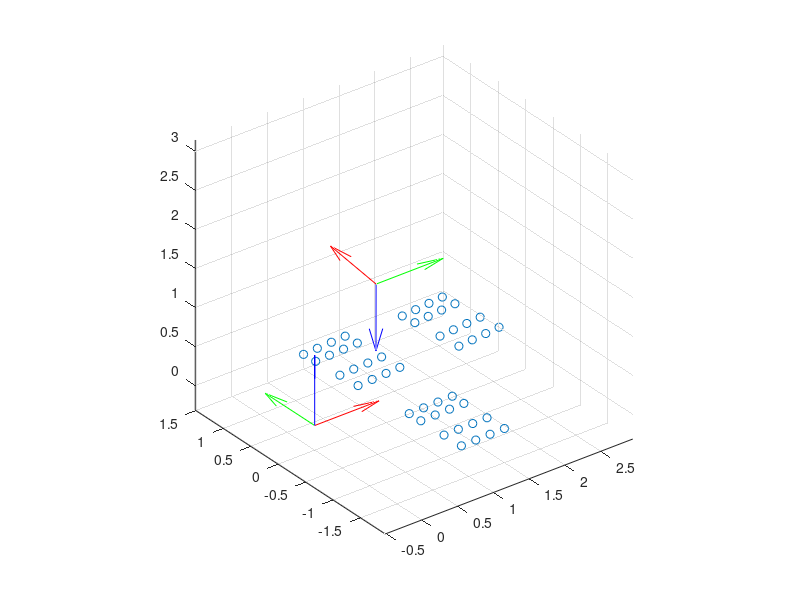
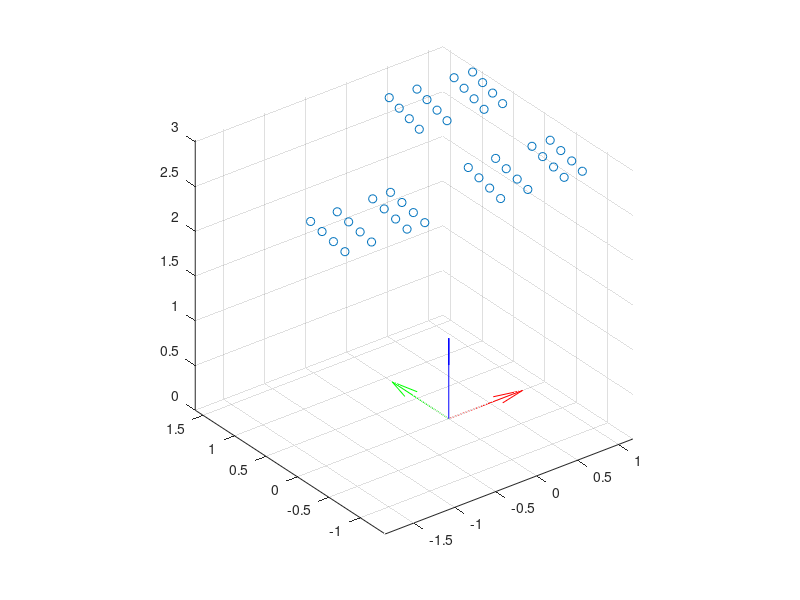
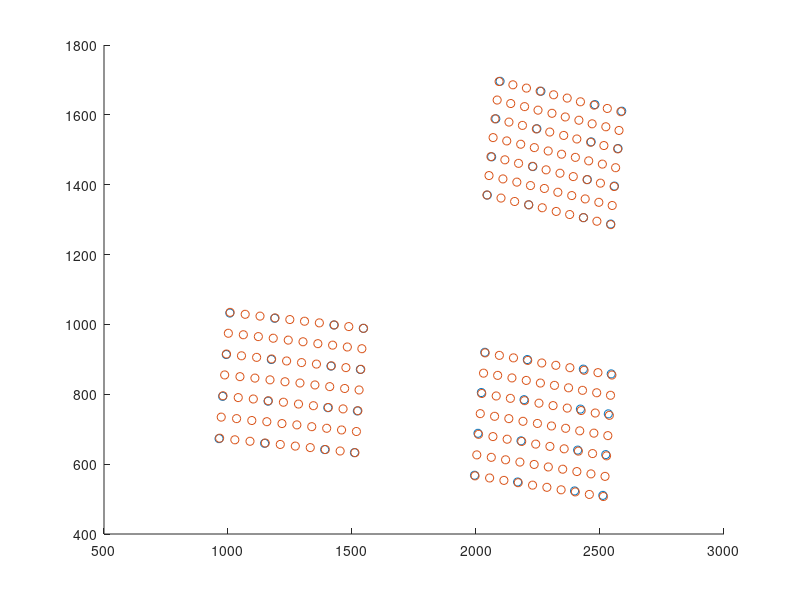

The MATLAB script that drew these images, in order:
space_points = [
    csvread('image0_robot_keypoints.csv');
    csvread('image1_robot_keypoints.csv');
    csvread('image2_robot_keypoints.csv');
];
space_points = space_points(:, 2:3);
space_points = [space_points zeros(size(space_points, 1), 1)];

image_points = [
    csvread('image0_rect_keypoints.csv');
    csvread('image1_rect_keypoints.csv');
    csvread('image2_rect_keypoints.csv');
];
image_points = image_points(:, 2:3);

figure('Name', 'Input Data in Base Frame');
scatter3(space_points(:, 1), space_points(:, 2), space_points(:, 3));
hold on;
quiver3(0, 0, 0, 1, 0, 0, 'r');
quiver3(0, 0, 0, 0, 1, 0, 'g');
quiver3(0, 0, 0, 0, 0, 1, 'b');
axis equal;


%Quoted directly from calibration program output.
BASE_to_CAMERA = inv([
	0.055691	0.996213	0.066775	1.565591;
	0.997315	-0.058689	0.043804	0.245988;
	0.047557	0.064156	-0.996806	2.893154;
	0			0			0			1
]);

o_cam = BASE_to_CAMERA * [0; 0; 0; 1];
x_cam = (BASE_to_CAMERA * [1; 0; 0; 1]) - o_cam;
y_cam = (BASE_to_CAMERA * [0; 1; 0; 1]) - o_cam;
z_cam = (BASE_to_CAMERA * [0; 0; 1; 1]) - o_cam;
quiver3(o_cam(1), o_cam(2), o_cam(3), x_cam(1), x_cam(2), x_cam(3), 'r');
quiver3(o_cam(1), o_cam(2), o_cam(3), y_cam(1), y_cam(2), y_cam(3), 'g');
quiver3(o_cam(1), o_cam(2), o_cam(3), z_cam(1), z_cam(2), z_cam(3), 'b');
hold off;

space_points_adjusted = [space_points ones(size(space_points, 1), 1)]';
space_points_camera = BASE_to_CAMERA * space_points_adjusted;

figure('Name', 'Data Points in Camera Frame');
scatter3(space_points_camera(1, :), space_points_camera(2, :), space_points_camera(3, :));
hold on;
quiver3(0, 0, 0, 1, 0, 0, 'r');
quiver3(0, 0, 0, 0, 1, 0, 'g');
quiver3(0, 0, 0, 0, 0, 1, 'b');
axis equal;
hold off;

projected_pixels = nan(size(space_points, 1), 2);
%These are, again, quoted directly from the calibrator program.
fx = 1637.367343;
fy = 1638.139550;
cx = 2000;
cy = 1050;
for i = 1 : size(space_points, 1)
	x_plane = space_points_camera(1, i) / space_points_camera(3, i);
	y_plane = space_points_camera(2, i) / space_points_camera(3, i);
	
	projected_pixels(1, i) = cx + x_plane * fx;
	projected_pixels(2, i) = cy + y_plane * fy;
end

figure('Name', 'Corresponding Pixels');
scatter(projected_pixels(1, :), projected_pixels(2, :));
hold on;
scatter(image_points(:, 1), image_points(:, 2));
hold off;